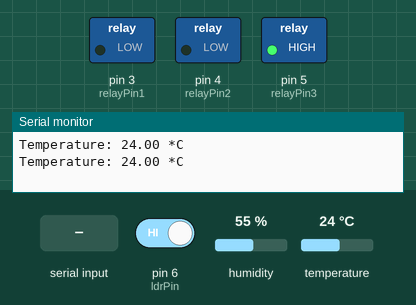
Recording of a sketch running on a simulated Arduino Uno, built with avr-gcc and run on an emulated ATmega328P. Parts: switched loads named in the sketch (green lamp = pin HIGH), the last lines printed to the serial monitor. Inputs (shaded band) come from the test bench; at power-on: temperature 24 °C, pin 6 (ldrPin) HIGH, humidity 55 %.

Above: at 2.0 s.
2.1 s: temperature set to 31 °C
5.2 s: temperature set to 34 °C
At 7.2 s:
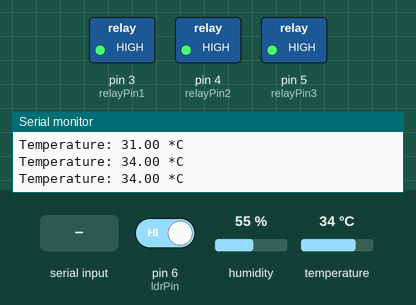
7.5 s: pin 6 (ldrPin) driven LOW
At 8.7 s:
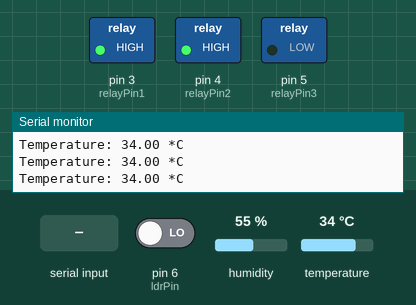
9.6 s: "A" received over Serial
At 11.1 s:
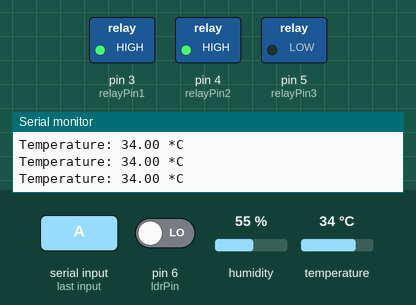
11.6 s: "C" received over Serial
At 13.3 s:
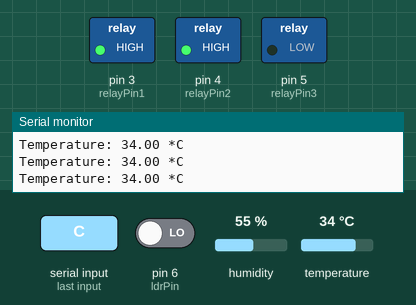
13.6 s: temperature set to 12 °C
At 14.8 s:
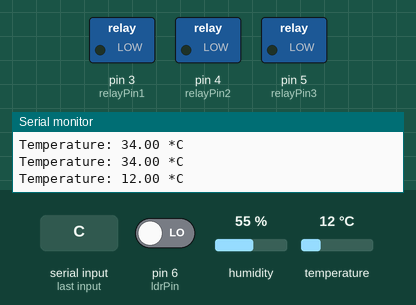
Timing chart, 0 to 16.6 s (numbered marks = the images above; inputs shaded):
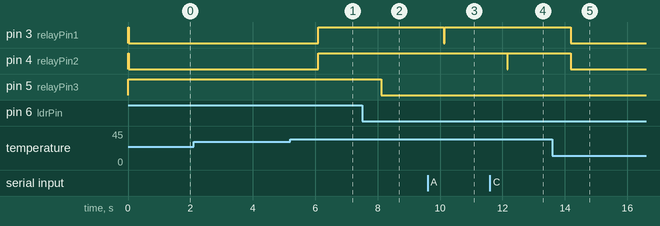

Measured:
- the behaviour switches between 32 and 33 °C on temperature (found by bisection; images 0 and 1)
- after the input at 5.2 s, pin 3 (relayPin1), pin 4 (relayPin2): LOW → HIGH after 0.90 s
- after the input at 7.5 s, pin 5 (relayPin3): HIGH → LOW after 0.62 s
- after the input at 9.6 s, pin 3 (relayPin1): HIGH → LOW after 0.52 s, → HIGH 0.02 s later
- after the input at 11.6 s, pin 4 (relayPin2): HIGH → LOW after 0.55 s, → HIGH 0.02 s later
- after the input at 13.6 s, pin 3 (relayPin1), pin 4 (relayPin2): HIGH → LOW after 0.60 s

The sketch:

smartoffice.ino
```cpp
#include <DHT.h>

#define DHTPIN 2
#define DHTTYPE DHT11

const int relayPin1 = 3;
const int relayPin2 = 4;
const int relayPin3 = 5;
const int ldrPin = 6;
const int controlPin = 7;

DHT dht(DHTPIN, DHTTYPE);

bool manualControl = false;
bool relay1State = HIGH;
bool relay2State = HIGH;
bool relay3State = HIGH;
float temperature = 0;

void setup() {
  pinMode(relayPin1, OUTPUT);
  pinMode(relayPin2, OUTPUT);
  pinMode(relayPin3, OUTPUT);
  pinMode(ldrPin, INPUT);
  pinMode(controlPin, INPUT_PULLUP); // Mengatur controlPin sebagai input dengan pull-up internal

  digitalWrite(relayPin1, HIGH); // Matikan relay pada awal
  digitalWrite(relayPin2, HIGH);
  digitalWrite(relayPin3, HIGH);

  Serial.begin(9600);
  dht.begin();
}

void loop() {
  // Baca suhu dari sensor DHT11
  float temperature = dht.readTemperature();

  // Periksa apakah pembacaan berhasil
  if (isnan(temperature)) {
    Serial.println("Failed to read from DHT sensor!");
    return;
  }

  Serial.print("Temperature: ");
  Serial.print(temperature);
  Serial.println(" *C");

  // Jika suhu di atas ambang batas tertentu (misalnya 33 derajat Celsius), nyalakan relay (dan kipas)
  if (temperature < 33) {
    digitalWrite(relayPin1, LOW);  // Aktifkan relay pertama (dan kipas pertama)
    digitalWrite(relayPin2, LOW);  // Aktifkan relay kedua (dan kipas kedua)
  } else {
    digitalWrite(relayPin1, HIGH); // Nonaktifkan relay pertama (dan kipas pertama)
    digitalWrite(relayPin2, HIGH); // Nonaktifkan relay kedua (dan kipas kedua)
  }

  // Baca status LDR
  int ldrStatus = digitalRead(ldrPin);

  // Jika cahaya gelap, nyalakan LED
  if (ldrStatus == LOW) {  // Asumsikan LOW berarti gelap dan HIGH berarti terang
    digitalWrite(relayPin3, LOW);  // Aktifkan relay ketiga (dan nyalakan LED)
  } else {
    digitalWrite(relayPin3, HIGH); // Nonaktifkan relay ketiga (dan matikan LED)
  }

  delay(1000);  // Tunggu 1 detik sebelum membaca lagi

  // Baca data dari ESP8266
  if (Serial.available() > 0) {
    char command = Serial.read();
    switch (command) {
      case 'A': digitalWrite(relayPin1, LOW); break; // Hidupkan relay pertama
      case 'B': digitalWrite(relayPin1, HIGH); break; // Matikan relay pertama
      case 'C': digitalWrite(relayPin2, LOW); break; // Hidupkan relay kedua
      case 'D': digitalWrite(relayPin2, HIGH); break; // Matikan relay kedua
      case 'E': digitalWrite(relayPin3, LOW); break; // Hidupkan relay ketiga (LED)
      case 'F': digitalWrite(relayPin3, HIGH); break; // Matikan relay ketiga (LED)
    }
  }
}
```
